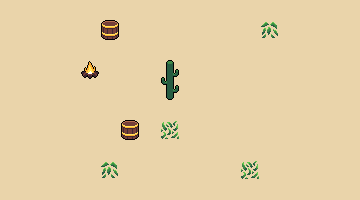

This game map was drawn from its Tiled (.tmx) file and the tilesets committed beside it. A one-line description and the full map source follow:
An orthogonal 18x10 tile map with 20x20 px tiles, 2 tile layers (ground, obstacles) and 2 objects (enemy_spawn, player_spawn).

<map version="1.10" tiledversion="1.10.2" orientation="orthogonal" renderorder="right-down" width="18" height="10" tilewidth="20" tileheight="20" infinite="0" nextlayerid="9" nextobjectid="18">
 <tileset firstgid="1" source="tileset.tsx" />
 <layer id="6" name="ground" width="18" height="10">
  <data encoding="csv">
85,85,85,85,85,85,85,85,85,85,85,85,85,85,85,85,85,85,
85,85,85,85,85,85,85,85,85,85,85,85,85,66,85,85,85,85,
85,85,85,85,85,85,85,85,85,85,85,85,85,85,85,85,85,85,
85,85,85,85,85,85,85,85,85,85,85,85,85,85,85,85,85,85,
85,85,85,85,85,85,85,85,85,85,85,85,85,85,85,85,85,85,
85,85,85,85,85,85,85,85,85,85,85,85,85,85,85,85,85,85,
85,85,85,85,85,85,85,85,64,85,85,85,85,85,85,85,85,85,
85,85,85,85,85,85,85,85,85,85,85,85,85,85,85,85,85,85,
85,85,85,85,85,66,85,85,85,85,85,85,64,85,85,85,85,85,
85,85,85,85,85,85,85,85,85,85,85,85,85,85,85,85,85,85
</data>
 </layer>
 <layer id="7" name="obstacles" width="18" height="10">
  <data encoding="csv">
0,0,0,0,0,0,0,0,0,0,0,0,0,0,0,0,0,0,
0,0,0,0,0,323,0,0,0,0,0,0,0,0,0,0,0,0,
0,0,0,0,0,0,0,0,0,0,0,0,0,0,0,0,0,0,
0,0,0,0,255,0,0,0,211,0,0,0,0,0,0,0,0,0,
0,0,0,0,0,0,0,0,232,0,0,0,0,0,0,0,0,0,
0,0,0,0,0,0,0,0,0,0,0,0,0,0,0,0,0,0,
0,0,0,0,0,0,323,0,0,0,0,0,0,0,0,0,0,0,
0,0,0,0,0,0,0,0,0,0,0,0,0,0,0,0,0,0,
0,0,0,0,0,0,0,0,0,0,0,0,0,0,0,177,0,0,
0,0,0,0,0,0,0,0,0,0,0,0,0,0,0,0,0,0
</data>
 </layer>
 <objectgroup id="8" name="spawn">
  <object id="15" name="enemy_spawn" x="20" y="80" />
  <object id="17" name="player_spawn" x="320" y="40">
   <properties>
    <property name="direction" value="left" />
   </properties>
  </object>
 </objectgroup>
</map>
